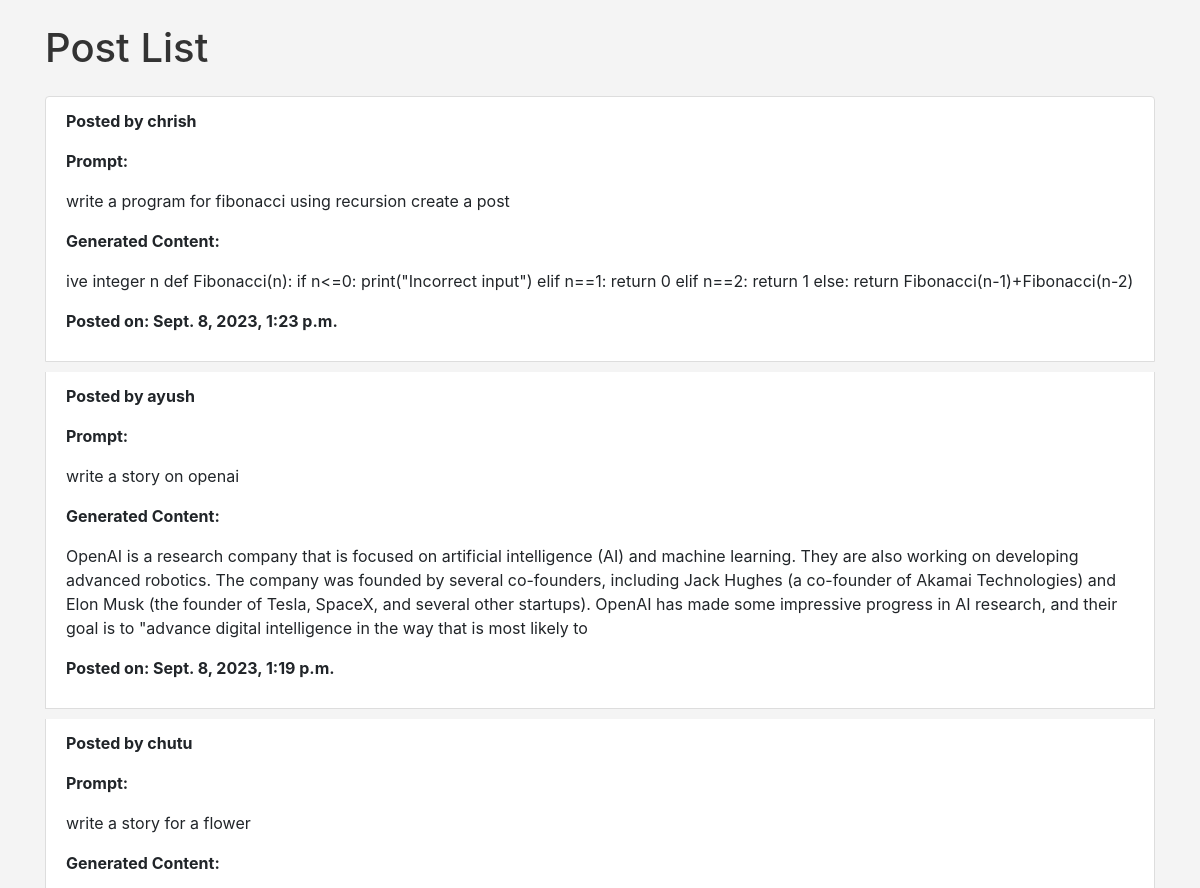
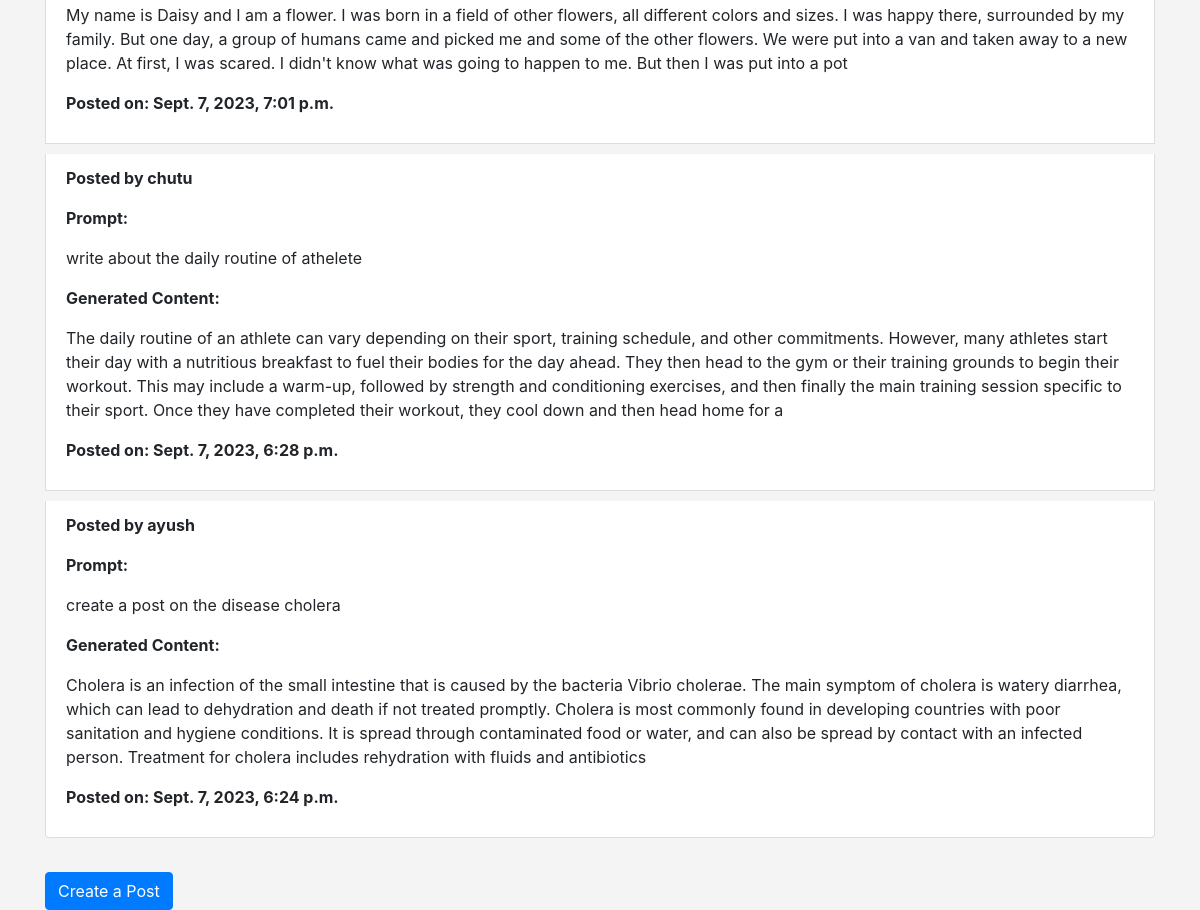
Page /app/see/ on the committed database (2 pictures, top to bottom).
### myapp/models.py (models this page shows, shortened)
class Post(models.Model):
    user = models.ForeignKey(User, on_delete=models.CASCADE)
    prompt = models.TextField()
    content = models.TextField()  # Store the generated content
    created_at = models.DateTimeField(auto_now_add=True)

### myapp/views.py (the view)
# urls.py: path('see/', views.post_list, name='post_list'),
def post_list(request):
    posts = Post.objects.all().order_by('-created_at')
    return render(request, 'myapp/post_list.html', {'posts': posts})

### myapp/templates/myapp/post_list.html (shortened to what this page needs)
<!DOCTYPE html>
<html>
<head>
    <link href="https://stackpath.bootstrapcdn.com/bootstrap/4.5.2/css/bootstrap.min.css" rel="stylesheet">
</head>
<body>
    <div class="container">
        <h1 class="mt-4">Post List</h1>
        {% if posts %}
            <ul class="list-group mt-4">
                {% for post in posts %}
                    <li class="list-group-item">
                        <p class="font-weight-bold">Posted by {{ post.user.username }}</p>
                        <p class="font-weight-bold">Prompt:</p>
                        <p>{{ post.prompt }}</p>
                        <p class="font-weight-bold">Generated Content:</p>
                        <p>{{ post.content }}</p>
                        <p class="font-weight-bold">Posted on: {{ post.created_at }}</p>
                    </li>
                {% endfor %}
            </ul>
        {% else %}
            <p class="mt-4">No posts available.</p>
        {% endif %}
        <a class="btn btn-primary mt-4" href="{% url 'create_post' %}">Create a Post</a>
    </div>
</body>
</html>

### myapp/templates/myapp/post_list.html (style rules this page uses)
body { background-color: #f4f4f4; }
h1 { color: #333; }
.list-group-item { background-color: #fff; border: 1px solid #ddd; margin-bottom: 10px; }
.btn-primary { background-color: #007bff; border-color: #007bff; }

### rows in the picture
Post: user.username "chrish", prompt "write a program for fibonacci using recursion create a post", content "ive integer n def Fibonacci(n): if n<=0: print(\"Incorrect input\") elif n==1: return 0 elif n==2: return 1 else: return Fibonacci(n-1)+Fibonacci(n-2)", created_at "Sept. 8, 2023, 1:23 p.m."
Post: user.username "ayush", prompt "write a story on openai", content "OpenAI is a research company that is focused on artificial intelligence (AI) and machine learning. They are also working on developing advanced robotics. The company was founded by several co-founders, including Jack Hughes (a co-founder of Akamai Technologies) and Elon Musk (the founder of Tesla, SpaceX, and several other startups). OpenAI has made some impressive progress in AI research, and their goal is to \"advance digital intelligence in the way that is most likely to", created_at "Sept. 8, 2023, 1:19 p.m."
Post: user.username "chutu", prompt "write a story for a flower", content "My name is Daisy and I am a flower. I was born in a field of other flowers, all different colors and sizes. I was happy there, surrounded by my family. But one day, a group of humans came and picked me and some of the other flowers. We were put into a van and taken away to a new place. At first, I was scared. I didn't know what was going to happen to me. But then I was put into a pot", created_at "Sept. 7, 2023, 7:01 p.m."
Post: user.username "chutu", prompt "write about the daily routine of athelete", content "The daily routine of an athlete can vary depending on their sport, training schedule, and other commitments. However, many athletes start their day with a nutritious breakfast to fuel their bodies for the day ahead. They then head to the gym or their training grounds to begin their workout. This may include a warm-up, followed by strength and conditioning exercises, and then finally the main training session specific to their sport. Once they have completed their workout, they cool down and then head home for a", created_at "Sept. 7, 2023, 6:28 p.m."
Post: user.username "ayush", prompt "create a post on the disease cholera", content "Cholera is an infection of the small intestine that is caused by the bacteria Vibrio cholerae. The main symptom of cholera is watery diarrhea, which can lead to dehydration and death if not treated promptly. Cholera is most commonly found in developing countries with poor sanitation and hygiene conditions. It is spread through contaminated food or water, and can also be spread by contact with an infected person. Treatment for cholera includes rehydration with fluids and antibiotics", created_at "Sept. 7, 2023, 6:24 p.m."
